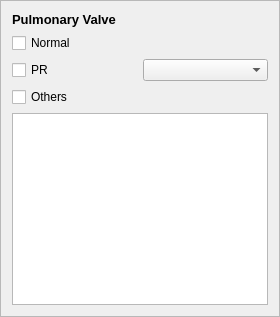
        <widget class="QFrame" name="frame_7">
         <property name="frameShape">
          <enum>QFrame::StyledPanel</enum>
         </property>
         <property name="frameShadow">
          <enum>QFrame::Raised</enum>
         </property>
         <layout class="QGridLayout" name="gridLayout_8">
          <item row="0" column="0" colspan="2">
           <widget class="QLabel" name="label_79">
            <property name="text">
             <string>&lt;html&gt;&lt;head/&gt;&lt;body&gt;&lt;p&gt;&lt;span style=&quot; font-size:10pt; font-weight:600;&quot;&gt;Pulmonary Valve&lt;/span&gt;&lt;/p&gt;&lt;/body&gt;&lt;/html&gt;</string>
            </property>
           </widget>
          </item>
          <item row="1" column="0">
           <widget class="QCheckBox" name="P_normal_check">
            <property name="text">
             <string>Normal</string>
            </property>
           </widget>
          </item>
          <item row="2" column="0">
           <widget class="QCheckBox" name="P_PR_check">
            <property name="text">
             <string>PR</string>
            </property>
           </widget>
          </item>
          <item row="2" column="1">
           <widget class="QComboBox" name="P_PR_combo">
            <item>
             <property name="text">
              <string/>
             </property>
            </item>
            <item>
             <property name="text">
              <string>mild</string>
             </property>
            </item>
            <item>
             <property name="text">
              <string>significant</string>
             </property>
            </item>
           </widget>
          </item>
          <item row="3" column="0">
           <widget class="QCheckBox" name="P_others_check">
            <property name="text">
             <string>Others</string>
            </property>
           </widget>
          </item>
          <item row="4" column="0" colspan="2">
           <widget class="QTextEdit" name="P_others"/>
          </item>
         </layout>
        </widget>
